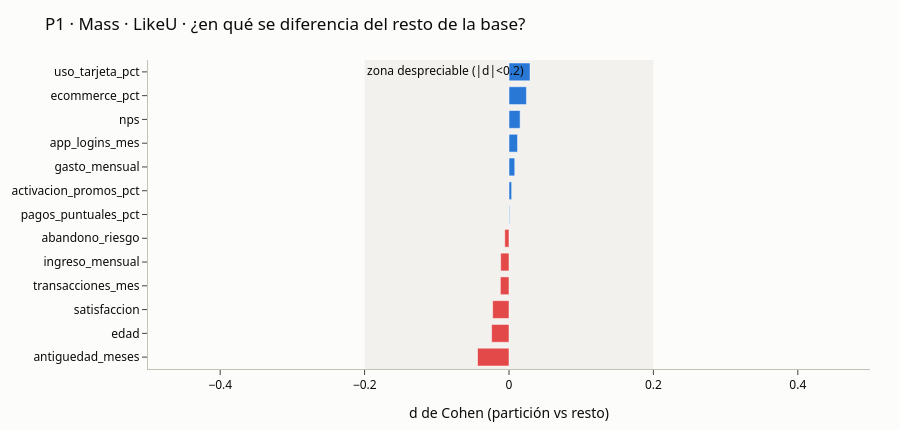

Write notebook code for a chart like this one.
### Markdown cell above
#### P1 · c) Perfil vs resto de la base

### Code cell
perfil_P1 = perfil_vs_resto("P1", etiqueta="P1 · Mass · LikeU")

### Figure 1 — Plotly figure (JSON) as saved in the notebook; plotly's stock layout.template omitted (floating-point values rounded to 4 significant figures)
{"data": [{"hovertemplate": "%{y}<br>d = %{x:.3f}<extra></extra>", "marker": {"color": ["#e34948", "#e34948", "#e34948", "#e34948", "#e34948", "#e34948", "#2a78d6", "#2a78d6", "#2a78d6", "#2a78d6", "#2a78d6", "#2a78d6", "#2a78d6"]}, "orientation": "h", "type": "bar", "x": [-0.04362, -0.0241, -0.02267, -0.01198, -0.01157, -0.005911, 0.0008551, 0.003717, 0.008005, 0.01184, 0.0154, 0.02417, 0.02912], "y": ["antiguedad_meses", "edad", "satisfaccion", "transacciones_mes", "ingreso_mensual", "abandono_riesgo", "pagos_puntuales_pct", "activacion_promos_pct", "gasto_mensual", "app_logins_mes", "nps", "ecommerce_pct", "uso_tarjeta_pct"]}], "layout": {"annotations": [{"showarrow": false, "text": "zona despreciable (|d|<0.2)", "x": -0.2, "xanchor": "left", "xref": "x", "y": 1, "yanchor": "top", "yref": "y domain"}], "height": 430, "shapes": [{"fillcolor": "#f0efec", "layer": "below", "line": {"width": 0}, "opacity": 0.8, "type": "rect", "x0": -0.2, "x1": 0.2, "xref": "x", "y0": 0, "y1": 1, "yref": "y domain"}], "title": {"text": "P1 · Mass · LikeU · ¿en qué se diferencia del resto de la base?"}, "xaxis": {"range": [-0.5, 0.5], "title": {"text": "d de Cohen (partición vs resto)"}}}}
